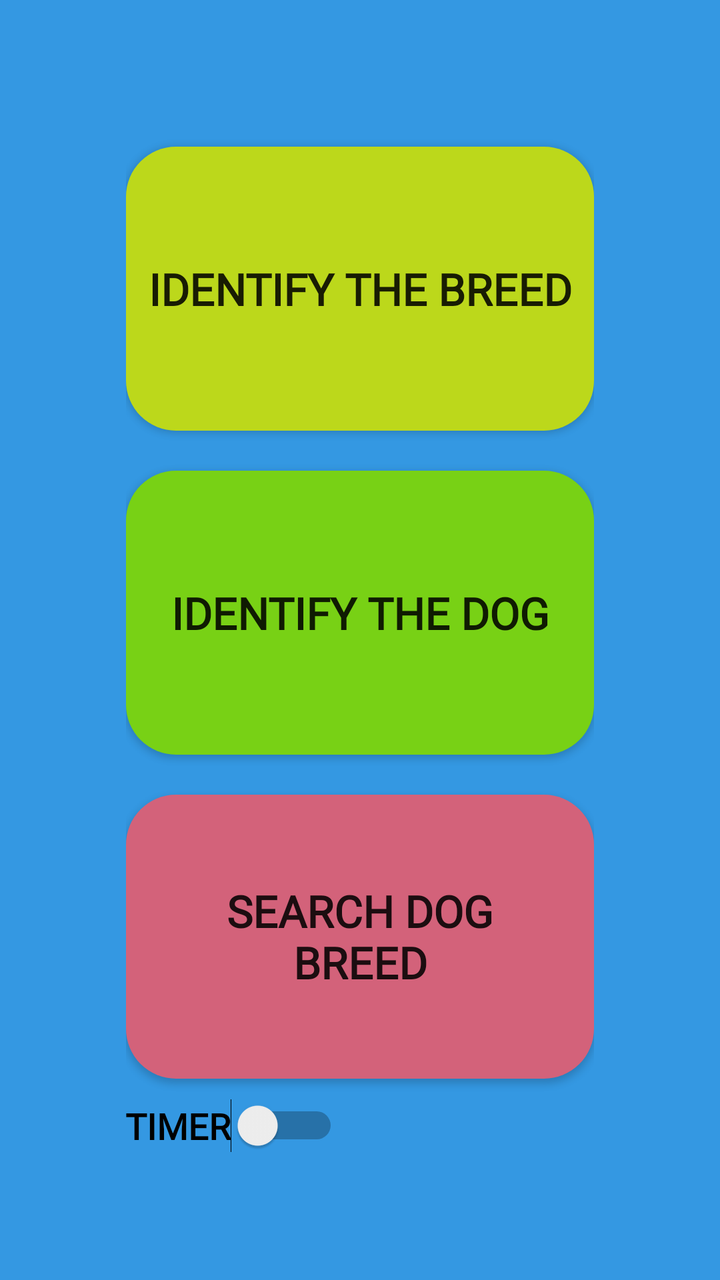
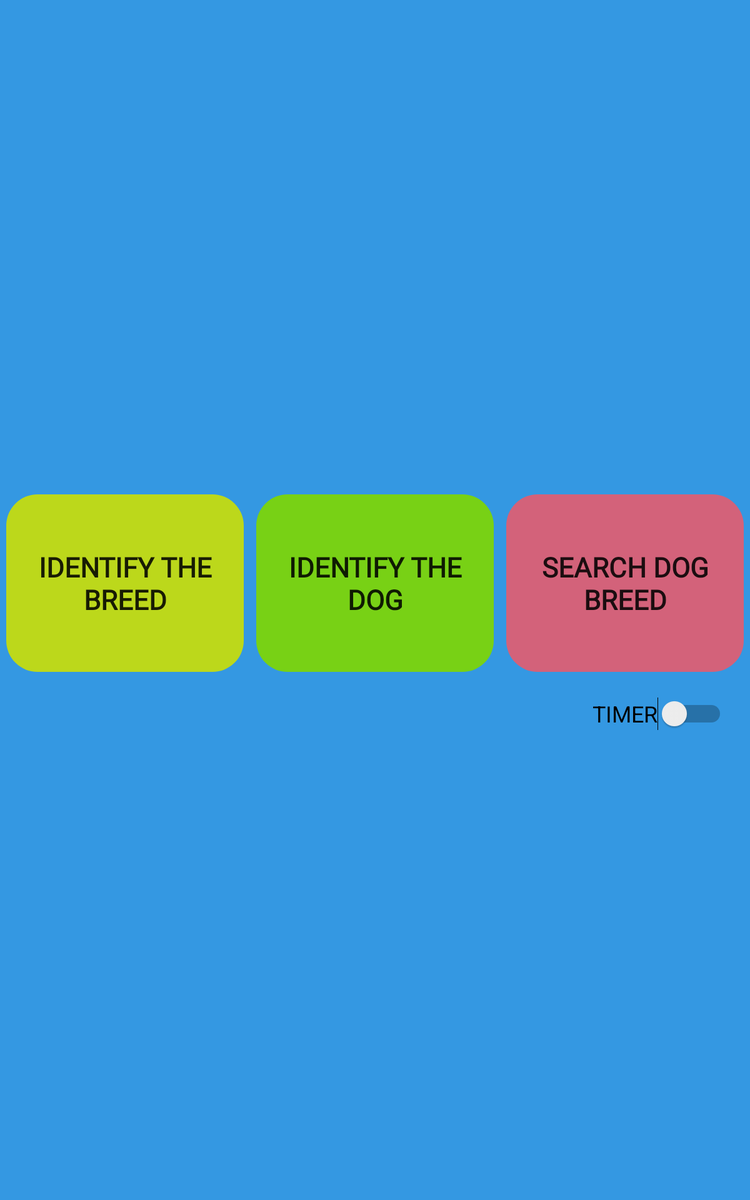

An Android layout and its configuration variant, each rendered on a device that would load it. The default file and the variant file are quoted in full after the pictures.
<!-- AndroidManifest.xml: application theme AppTheme -->
<!-- res/layout/activity_main.xml -->
<?xml version="1.0" encoding="utf-8"?>
<LinearLayout xmlns:android="http://schemas.android.com/apk/res/android"

    xmlns:app="http://schemas.android.com/apk/res-auto"
    xmlns:tools="http://schemas.android.com/tools"
    android:layout_width="match_parent"
    android:layout_height="match_parent"
    android:background="@color/background_clr"
    android:gravity="center_vertical"
    android:orientation="vertical"
    tools:context=".MainActivity">


    <LinearLayout
        android:id="@+id/another_great_layout"
        android:layout_width="wrap_content"
        android:layout_height="wrap_content"
        android:layout_gravity="center_horizontal|center_vertical"
        android:orientation="vertical">

        <Button
            android:id="@+id/identify_breed_btn"
            android:layout_width="234dp"
            android:layout_height="142dp"
            android:layout_gravity="center"
            android:layout_marginTop="10dp"
            android:layout_weight="1"
            android:background="@drawable/round_button1"
            android:fontFamily="@font/fredericka_the_great"
            android:onClick="onClickIDBreed"
            android:shadowColor="@color/shadow_clr"
            android:text="@string/identify_the_breed"
            android:textSize="22sp"
            android:textStyle="bold"
            app:layout_constraintEnd_toEndOf="parent"
            app:layout_constraintHorizontal_bias="0.497"
            app:layout_constraintStart_toStartOf="parent"
            app:layout_constraintTop_toTopOf="parent" />

        <Button
            android:id="@+id/identify_dog_btn"
            android:layout_width="234dp"
            android:layout_height="142dp"
            android:layout_gravity="center"
            android:layout_marginTop="20dp"
            android:layout_weight="1"
            android:background="@drawable/round_button2"
            android:fontFamily="@font/fredericka_the_great"
            android:onClick="onClickIDDog"
            android:padding="15dp"
            android:shadowColor="@color/shadow_clr"
            android:text="@string/identify_the_dog"
            android:textSize="22sp"
            android:textStyle="bold"
            app:layout_constraintBottom_toTopOf="@+id/search_dog_btn"
            app:layout_constraintEnd_toEndOf="parent"
            app:layout_constraintHorizontal_bias="0.497"
            app:layout_constraintStart_toStartOf="parent"
            app:layout_constraintTop_toBottomOf="@+id/identify_breed_btn"
            app:layout_constraintVertical_bias="0.0" />

        <Button
            android:id="@+id/search_dog_btn"
            android:layout_width="234dp"
            android:layout_height="142dp"
            android:layout_gravity="center"
            android:layout_marginTop="20dp"
            android:layout_weight="1"
            android:background="@drawable/round_button3"
            android:fontFamily="@font/fredericka_the_great"
            android:onClick="onClickSearchDog"
            android:padding="15sp"
            android:shadowColor="@color/shadow_clr"
            android:text="@string/search_the_dog"
            android:textSize="22sp"
            android:textStyle="bold"
            app:layout_constraintBottom_toBottomOf="parent"
            app:layout_constraintEnd_toEndOf="parent"
            app:layout_constraintHorizontal_bias="0.497"
            app:layout_constraintStart_toStartOf="parent" />

        <Switch
            android:id="@+id/timer_switch"
            android:layout_width="wrap_content"
            android:layout_height="wrap_content"
            android:layout_marginTop="10dp"
            android:button="@color/breed_clr"
            android:checked="false"
            android:fontFamily="@font/fredericka_the_great"
            android:text="@string/timer"
            android:textAllCaps="true"
            android:textSize="18sp"
            android:textStyle="bold"
            app:layout_constraintBottom_toBottomOf="parent"
            app:layout_constraintEnd_toEndOf="parent" />

    </LinearLayout>


</LinearLayout>
<!-- resources referenced by this layout -->
<resources>
  <color name="background_clr">#3498E2</color>
  <color name="breed_clr">#BCD81B</color>
  <color name="shadow_clr">#0A253A</color>
  <!-- drawable round_button1 (drawable) -->
  <?xml version="1.0" encoding="utf-8"?>
  <shape xmlns:android="http://schemas.android.com/apk/res/android"
      android:shape="rectangle">
      <solid android:color="@color/breed_clr"/>
      <corners android:radius="25dp"/>
  </shape>
  <!-- drawable round_button2 (drawable) -->
  <?xml version="1.0" encoding="utf-8"?>
  <shape xmlns:android="http://schemas.android.com/apk/res/android"
  
      android:shape="rectangle"
      >
      <solid android:color="@color/dog_clr"/>
      <corners android:radius="25dp"/>
  
  </shape>
  <!-- drawable round_button3 (drawable) -->
  <?xml version="1.0" encoding="utf-8"?>
  <shape xmlns:android="http://schemas.android.com/apk/res/android"
  
      android:shape="rectangle">
      <solid android:color="@color/search_clr"/>
      <corners android:radius="25dp"/>
  
  
  </shape>
  <string name="identify_the_breed">Identify the Breed</string>
  <string name="identify_the_dog">Identify the Dog</string>
  <string name="search_the_dog">Search Dog Breed</string>
  <string name="timer">Timer</string>
  <style name="AppTheme" parent="Theme.AppCompat.Light.DarkActionBar">
          
          <item name="colorPrimary">@color/colorPrimary</item>
          <item name="colorPrimaryDark">@color/colorPrimaryDark</item>
          <item name="colorAccent">@color/colorAccent</item>
          
          
      </style>
  <color name="dog_clr">#78D115</color>
  <color name="search_clr">#D3627A</color>
  <color name="colorPrimary">#1C5D96</color>
  <color name="colorPrimaryDark">#0A253A</color>
  <color name="colorAccent">#D81B60</color>
</resources>
<!-- res/layout-sw600dp/activity_main.xml (the repository's variant of the layout above) -->
<!-- drawn on a 7-inch tablet held upright -->
<?xml version="1.0" encoding="utf-8"?>
<LinearLayout xmlns:android="http://schemas.android.com/apk/res/android"

    xmlns:app="http://schemas.android.com/apk/res-auto"
    xmlns:tools="http://schemas.android.com/tools"
    android:layout_width="match_parent"
    android:layout_height="match_parent"
    android:background="@color/background_clr"
    tools:context=".MainActivity"
    android:orientation="vertical"
    android:gravity="center_vertical">

    <LinearLayout
        android:layout_width="match_parent"
        android:layout_height="wrap_content"
        android:gravity="center"
        android:orientation="horizontal"
        android:layout_marginTop="20dp">

        <Button
            android:id="@+id/identify_breed_btn"
            style="?android:attr/buttonBarButtonStyle"
            android:layout_width="190dp"
            android:layout_height="142dp"
            android:background="@drawable/round_button1"
            android:gravity="center"
            android:onClick="onClickIDBreed"
            android:shadowColor="@color/shadow_clr"
            android:fontFamily="@font/fredericka_the_great"
            android:textStyle="bold"
            android:text="@string/identify_the_breed"
            android:textColor="?attr/editTextColor"
            android:textColorLink="@color/text_clr"
            android:textSize="22sp"
            app:layout_constraintEnd_toEndOf="parent"
            app:layout_constraintHorizontal_bias="0.497"
            app:layout_constraintStart_toStartOf="parent"
            app:layout_constraintTop_toTopOf="parent" />

        <Button
            android:id="@+id/identify_dog_btn"
            style="?android:attr/buttonBarButtonStyle"
            android:layout_width="190dp"
            android:layout_height="142dp"
            android:layout_marginStart="10dp"
            android:layout_marginLeft="10dp"
            android:background="@drawable/round_button2"
            android:gravity="center"
            android:onClick="onClickIDDog"
            android:padding="5dp"
            android:shadowColor="@color/shadow_clr"
            android:fontFamily="@font/fredericka_the_great"
            android:textStyle="bold"
            android:text="@string/identify_the_dog"
            android:textColor="?attr/editTextColor"
            android:textColorLink="@color/text_clr"
            android:textSize="22sp"
            app:layout_constraintBottom_toTopOf="@+id/search_dog_btn"
            app:layout_constraintEnd_toEndOf="parent"
            app:layout_constraintHorizontal_bias="0.497"
            app:layout_constraintStart_toStartOf="parent"
            app:layout_constraintTop_toBottomOf="@+id/identify_breed_btn"
            app:layout_constraintVertical_bias="0.0" />

        <Button
            android:id="@+id/search_dog_btn"
            style="?android:attr/buttonBarButtonStyle"
            android:layout_width="190dp"
            android:layout_height="142dp"
            android:layout_marginStart="10dp"
            android:layout_marginLeft="10dp"
            android:fontFamily="@font/fredericka_the_great"
            android:textStyle="bold"
            android:background="@drawable/round_button3"
            android:gravity="center"
            android:onClick="onClickSearchDog"
            android:padding="10dp"
            android:shadowColor="@color/shadow_clr"
            android:text="@string/search_the_dog"
            android:textColor="?attr/editTextColor"
            android:textColorLink="@color/text_clr"
            android:textSize="22sp"
            app:layout_constraintBottom_toBottomOf="parent"
            app:layout_constraintEnd_toEndOf="parent"
            app:layout_constraintHorizontal_bias="0.497"
            app:layout_constraintStart_toStartOf="parent" />

</LinearLayout>
<LinearLayout

    android:layout_height="wrap_content"
    android:layout_width="match_parent"
    android:gravity="end">


    <Switch
        android:id="@+id/timer_switch"
        android:layout_width="wrap_content"
        android:layout_height="wrap_content"
        android:layout_marginTop="20dp"
        android:layout_marginRight="20dp"
        android:button="@color/breed_clr"
        android:checked="false"
        android:text="@string/timer"
        android:textAllCaps="true"
        android:textSize="18sp"
        app:layout_constraintBottom_toBottomOf="parent"
        app:layout_constraintEnd_toEndOf="parent"
        android:layout_marginEnd="20dp" />
    </LinearLayout>
</LinearLayout>
<!-- resources referenced by the variant -->
<!-- as a 7-inch tablet held upright resolves them -->
<resources>
  <color name="background_clr">#3498E2</color>
  <color name="breed_clr">#BCD81B</color>
  <color name="shadow_clr">#0A253A</color>
  <color name="text_clr">#000000</color>
  <!-- drawable round_button1 (drawable) -->
  <?xml version="1.0" encoding="utf-8"?>
  <shape xmlns:android="http://schemas.android.com/apk/res/android"
      android:shape="rectangle">
      <solid android:color="@color/breed_clr"/>
      <corners android:radius="25dp"/>
  </shape>
  <!-- drawable round_button2 (drawable) -->
  <?xml version="1.0" encoding="utf-8"?>
  <shape xmlns:android="http://schemas.android.com/apk/res/android"
  
      android:shape="rectangle"
      >
      <solid android:color="@color/dog_clr"/>
      <corners android:radius="25dp"/>
  
  </shape>
  <!-- drawable round_button3 (drawable) -->
  <?xml version="1.0" encoding="utf-8"?>
  <shape xmlns:android="http://schemas.android.com/apk/res/android"
  
      android:shape="rectangle">
      <solid android:color="@color/search_clr"/>
      <corners android:radius="25dp"/>
  
  
  </shape>
  <string name="identify_the_breed">Identify the Breed</string>
  <string name="identify_the_dog">Identify the Dog</string>
  <string name="search_the_dog">Search Dog Breed</string>
  <string name="timer">Timer</string>
  <style name="AppTheme" parent="Theme.AppCompat.Light.DarkActionBar">
          
          <item name="colorPrimary">@color/colorPrimary</item>
          <item name="colorPrimaryDark">@color/colorPrimaryDark</item>
          <item name="colorAccent">@color/colorAccent</item>
          
          
      </style>
  <color name="dog_clr">#78D115</color>
  <color name="search_clr">#D3627A</color>
  <color name="colorPrimary">#1C5D96</color>
  <color name="colorPrimaryDark">#0A253A</color>
  <color name="colorAccent">#D81B60</color>
</resources>
